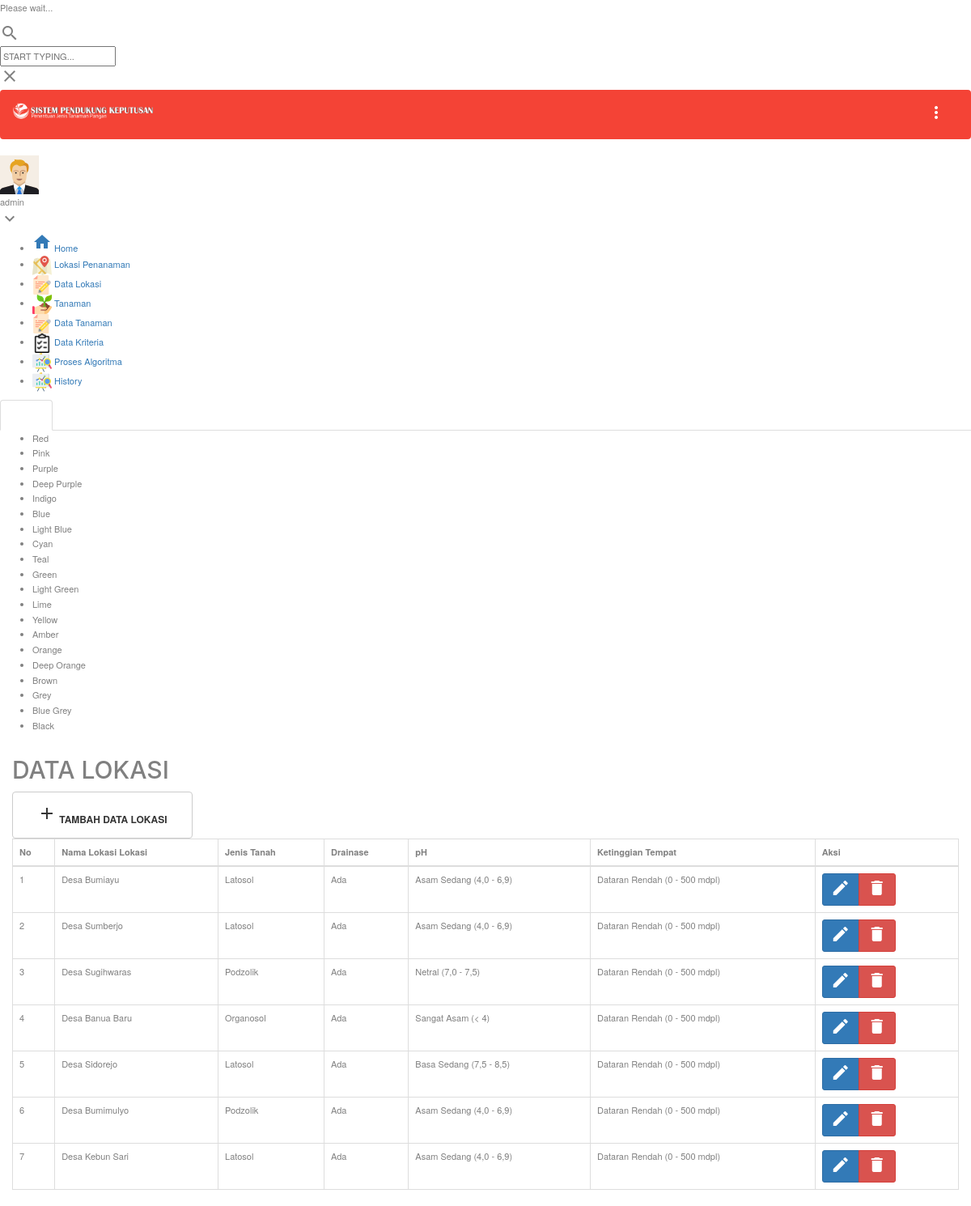
Screenshot of /admin/data_kriteria_lokasi.php (signed in) with the database file from the repository.
### tables this page shows
CREATE TABLE `tb_kriteria_lokasi` (
  `id_kriteria` int(255) NOT NULL,
  `id_lokasi` int(255) DEFAULT NULL,
  `kriteria` text
);

CREATE TABLE `tb_lokasi` (
  `id_lokasi` int(11) NOT NULL,
  `nama_lokasi` varchar(50) DEFAULT NULL
);

### admin/data_kriteria_lokasi.php (the view, shortened to what this page needs)
<?php include_once 'atribut/head.php'; ?>
<div class="page-loader-wrapper">
    <div class="loader">
        <p>Please wait...</p>
    </div>
</div>
<div class="search-bar">
    <div class="search-icon">
        <i class="material-icons">search</i>
    </div>
    <input type="text" placeholder="START TYPING...">
    <div class="close-search">
        <i class="material-icons">close</i>
    </div>
</div>
<?php include_once 'atribut/menu.php'; ?>
<section class="content">
    <div class="container-fluid">
        <div class="row clearfix">
            <div class="col-lg-12 col-md-12 col-sm-12 col-xs-12">
                <div class="card">
                    <div class="header">
                        <h2>
                            DATA LOKASI
                        </h2>
                    </div>
                    <div class="body">
                        <div class="row clearfix">
                            <div class="col-lg-12 col-md-12 col-sm-12 col-xs-12">
                                <div class="card">
                                    <div class="header">
                                       <button type="button" class="btn btn-default waves-effect" data-toggle="modal" data-target="#smallModal">
                                        <i class="material-icons">add</i>
                                        <span>Tambah Data Lokasi</span>
                                    </button>
                                </div>
                                <div class="body table-responsive">
                                    <table class="table table-bordered">
                                        <thead>
                                            <tr>
                                                <tr>
                                                    <th>No</th>
                                                    <th>Nama Lokasi Lokasi</th>
                                                    <?php
                                                    $sql = "SELECT * FROM tb_kriteria_lokasi";
                                                    $query = $connect->query($sql);
                                                    $result = $query->fetch_array();
                                                    $kriteria = json_decode($result['kriteria'], true);
                                                    ?>
                                                    <th><?= $kriteria[0]['kriteria'] ?></th>
                                                    <th><?= $kriteria[2]['kriteria'] ?></th>
                                                    <th><?= $kriteria[3]['kriteria'] ?></th>
                                                    <th><?= $kriteria[4]['kriteria'] ?></th>
                                                    <th>Aksi</th>
                                                </tr>
                                            </thead>
                                            <tbody>
                                                <?php
                                                $no = 1;
                                                $sql1 = "SELECT a.id_lokasi, b.nama_lokasi, a.kriteria FROM tb_kriteria_lokasi AS a INNER JOIN tb_lokasi AS b ON b.id_lokasi = a.id_lokasi";
                                                $query = $connect->query($sql1);
                                                while ($row = $query->fetch_array()) {
                                                    $kriteria = json_decode($row['kriteria'], true); ?>
                                                    <tr>
                                                        <td><?= $no++ ?></td>
                                                        <td><?= $row['nama_lokasi'] ?></td>
                                                        <td>
                                                            <?php
                                                            if ($kriteria[0]['weight'] == 4) {
                                                                echo "Latosol";
                                                            } else if ($kriteria[0]['weight'] == 3) {
                                                                echo "Organosol";
                                                            } else if ($kriteria[0]['weight'] == 2) {
                                                                echo "Podzolik";
                                                            } else if ($kriteria[0]['weight'] == 1) {
                                                                echo "Litosol";
                                                            }
                                                            ?>
                                                        </td>
                                                        <td>
                                                            <?php
                                                            if ($kriteria[2]['weight'] == 2) {
                                                                echo "Ada";
                                                            } else if ($kriteria[2]['weight'] == 1) {
                                                                echo "Tidak Ada";
                                                            }
                                                            ?>
                                                        </td>
                                                        <td>
                                                            <?php
                                                            if ($kriteria[3]['weight'] == 4) {
                                                                echo "Basa Sedang (7,5 - 8,5)";
                                                            } else if ($kriteria[3]['weight'] == 3) {
                                                                echo "Netral (7,0 - 7,5)";
                                                            } else if ($kriteria[3]['weight'] == 2) {
                                                                echo "Asam Sedang (4,0 - 6,9)";
                                                            } else if ($kriteria[3]['weight'] == 1) {
                                                                echo "Sangat Asam (< 4)";
                                                            }
                                                            ?>
                                                        </td>
                                                        <td>
                                                            <?php
                                                            if ($kriteria[4]['weight'] == 2) {
                                                                echo "Dataran Tinggi (500 - 1500 mdpl)";
                                                            } else if ($kriteria[4]['weight'] == 1) {
                                                                echo "Dataran Rendah (0 - 500 mdpl)";
                                                            }
                                                            ?>
                                                        </td>
                                                        <td>
                                                            <div class='btn-group btn-group-sm' role='group' aria-label='Small button group'>
                                                                <a href='#editmodal' class='btn btn-primary waves-effect' data-toggle='modal' data-id="<?= $row['id_lokasi'] ?>"><i class='material-icons'>edit</i></a>
                                                                <a href='data_kriteria_lokasi_hapus.php?id_lokasi=<?= $row['id_lokasi'] ?>' class='btn btn-danger waves-effect'><i class='material-icons'>delete</i></a>
                                                            </div>
                                                        </td>
                                                    </tr>
                                                <?php } ?>
                                            </tbody>
                                        </table>
                                    </div>
                                </div>
                            </div>
                        </div>
                    </div>
                </div>
            </div>
        </div>
</div>
</section>
<?php include_once 'atribut/foot.php'; ?>

### assets/css/style.css (style rules this page uses)
body { line-height: 1.7; color: gray; font-weight: 300; font-size: 1.1rem; }
a { -webkit-transition: .3s all ease; -o-transition: .3s all ease; transition: .3s all ease; }
h1, h2, h3, h4, h5, .h1, .h2, .h3, .h4, .h5 { font-family: "Muli", -apple-system, BlinkMacSystemFont, "Segoe UI", Roboto, "Helvetica Neue", Arial, sans-serif, "Apple Color Emoji", "Segoe UI Emoji", "Segoe UI Symbol", "Noto Color Emoji"; }
.btn { text-transform: uppercase; font-size: 12px; font-weight: 900; padding: 14px 30px; }

### rows the page displays
tb_kriteria_lokasi: kriteria "Jenis Tanah", kriteria "Drainase", kriteria "pH", kriteria "Ketinggian Tempat"
tb_kriteria_lokasi: id_lokasi.nama_lokasi "Desa Bumiayu", shows "Latosol", shows "Ada", shows "Asam Sedang (4,0 - 6,9)", shows "Dataran Rendah (0 - 500 mdpl)"
tb_kriteria_lokasi: id_lokasi.nama_lokasi "Desa Sumberjo", shows "Latosol", shows "Ada", shows "Asam Sedang (4,0 - 6,9)", shows "Dataran Rendah (0 - 500 mdpl)"
tb_kriteria_lokasi: id_lokasi.nama_lokasi "Desa Sugihwaras", shows "Podzolik", shows "Ada", shows "Netral (7,0 - 7,5)", shows "Dataran Rendah (0 - 500 mdpl)"
tb_kriteria_lokasi: id_lokasi.nama_lokasi "Desa Banua Baru", shows "Organosol", shows "Ada", shows "Sangat Asam (< 4)", shows "Dataran Rendah (0 - 500 mdpl)"
tb_kriteria_lokasi: id_lokasi.nama_lokasi "Desa Sidorejo", shows "Latosol", shows "Ada", shows "Basa Sedang (7,5 - 8,5)", shows "Dataran Rendah (0 - 500 mdpl)"
tb_kriteria_lokasi: id_lokasi.nama_lokasi "Desa Bumimulyo", shows "Podzolik", shows "Ada", shows "Asam Sedang (4,0 - 6,9)", shows "Dataran Rendah (0 - 500 mdpl)"
tb_kriteria_lokasi: id_lokasi.nama_lokasi "Desa Kebun Sari", shows "Latosol", shows "Ada", shows "Asam Sedang (4,0 - 6,9)", shows "Dataran Rendah (0 - 500 mdpl)"

### other values shown
$_SESSION['inpusername'] "admin"
